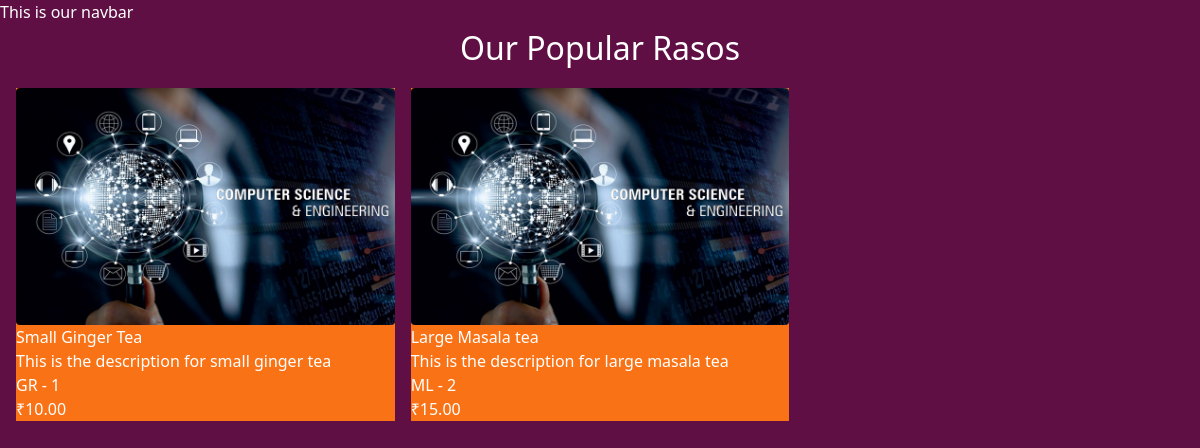
Page /raso/ on the earlier database version.
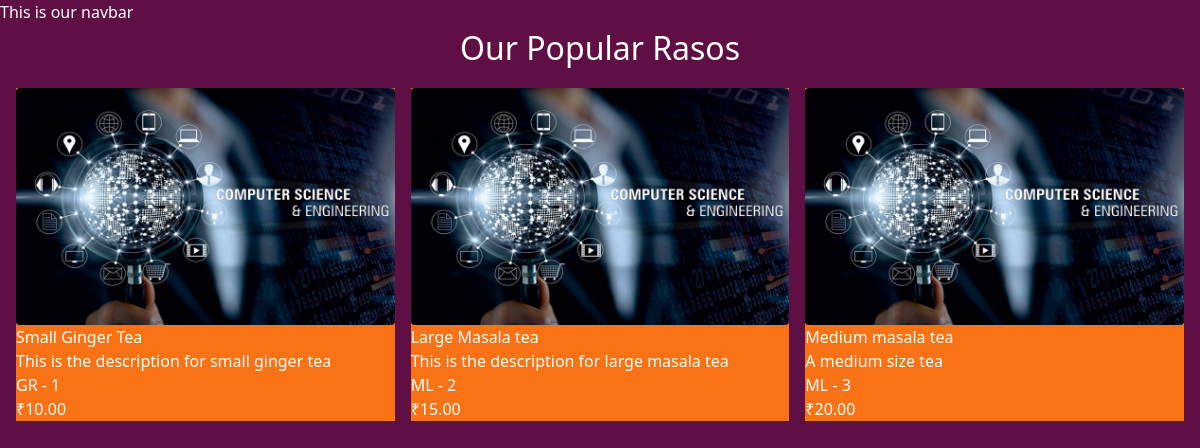
Same page on the later database version.
### raso/models.py (models this page shows)
class RasoVarity(models.Model):
    CHAI_TYPE_CHOICE = [
        ('ML', 'MASALA'),
        ('GR', 'GINGER'),
        ('KL', 'KIWI'),
        ('PL', 'PLAIN'),
        ('EL', 'ELACHI'),
    ]
    name = models.CharField(max_length=100)
    image = models.ImageField(upload_to='rasos/')
    date_addes = models.DateTimeField(default=timezone.now)
    type = models.CharField(max_length=2, choices=CHAI_TYPE_CHOICE)
    description = models.TextField(default='')
    price = models.DecimalField(max_digits=10, decimal_places=2)
    def __str__(self):
        return self.name

### raso/views.py (the view)
# urls.py: path('', views.all_raso, name='all_raso'),
def all_raso(request) :
    rasos = RasoVarity.objects.all()
    print(rasos)
    return render(request, 'raso/all_raso.html', {'rasos': rasos} )

### raso/templates/raso/all_raso.html (shortened to what this page needs)
{% extends "layout.html" %}
{% block content %}
<h1>Our Popular Rasos</h1>
<div class="grid grid-cols-3 gap-4 m-4">
    {% for raso in rasos  %}
    <div class="bg-orange-500 m-5 p-10">
        <img class="rounded shadow-lg" src="{{raso.image.url}}" alt="">
        <h3 class="text-2xl font-bold">{{raso.name}}</h3>
        <p class="mb-2">{{ raso.description }}</p>
        <a href="{% url 'raso_detail' raso.id %}">
            <button types="button" class="inline-flex items-center justify-center px-4 py-2 border border-transparent text-sm font medium rounded-md text-white bg-blue-600 hover:bg-blue-700 focus:outline-none focus:ring-2 focus:ring-offset-2 focus:ring-blue-500">
                {{ raso.type }} - {{ raso.id }}
            </button>
        </a>
        <div class="font-bold">₹{{ raso.price }}</div>
    </div>
    {% endfor  %}
</div>
{% endblock content %}

Differences in the rows shown:
added RasoVarity: image (picture), name "Medium masala tea", description "A medium size tea", type "ML", id "3", price "20.00"
